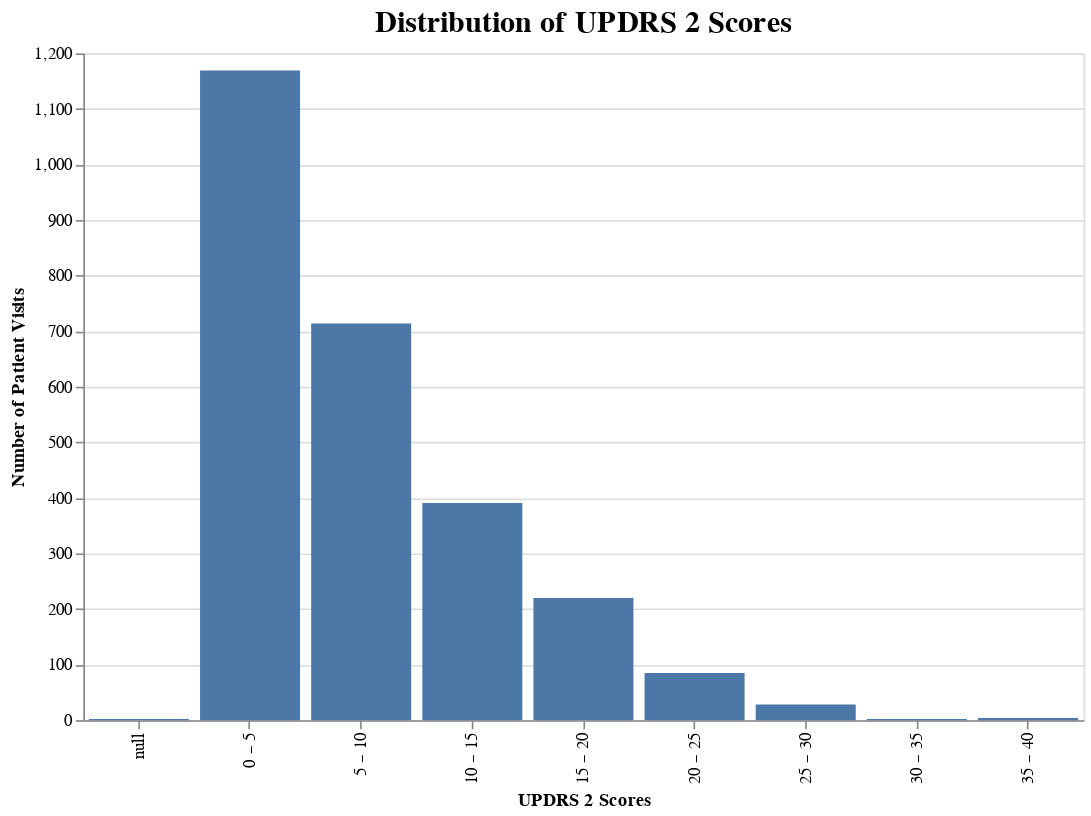

Notebook cell for this chart:
### Code cell
# Create an Altair chart object
chart = alt.Chart(train_clinical).mark_bar().encode(
    x=alt.X('updrs_2:O', bin=True, title="UPDRS 2 Scores"),
    y=alt.Y('count()', title = "Number of Patient Visits"),
)

# Customize the chart
chart = chart.properties(
    title={
        'text': 'Distribution of UPDRS 2 Scores',
        'fontSize': 18,
        'fontWeight': 'bold'
    },
    width=600,
    height=400
)

# Display the chart
chart

### Figure 1 — Vega-Lite specification as saved in the notebook (floating-point values rounded to 4 significant figures; data arrays with more than 128 entries replaced by an {"elided": "..."} marker saying what was removed)
{"config": {"view": {"continuousWidth": 400, "continuousHeight": 300}}, "data": {"name": "data-cde74b7f784585422120567d9a2dc8a9"}, "mark": "bar", "encoding": {"x": {"bin": true, "field": "updrs_2", "title": "UPDRS 2 Scores", "type": "ordinal"}, "y": {"aggregate": "count", "title": "Number of Patient Visits", "type": "quantitative"}}, "height": 400, "title": {"text": "Distribution of UPDRS 2 Scores", "fontSize": 18, "fontWeight": "bold"}, "width": 600, "$schema": "https://vega.github.io/schema/vega-lite/v4.17.0.json", "datasets": {"data-cde74b7f784585422120567d9a2dc8a9": {"elided": "2615 records"}}}
